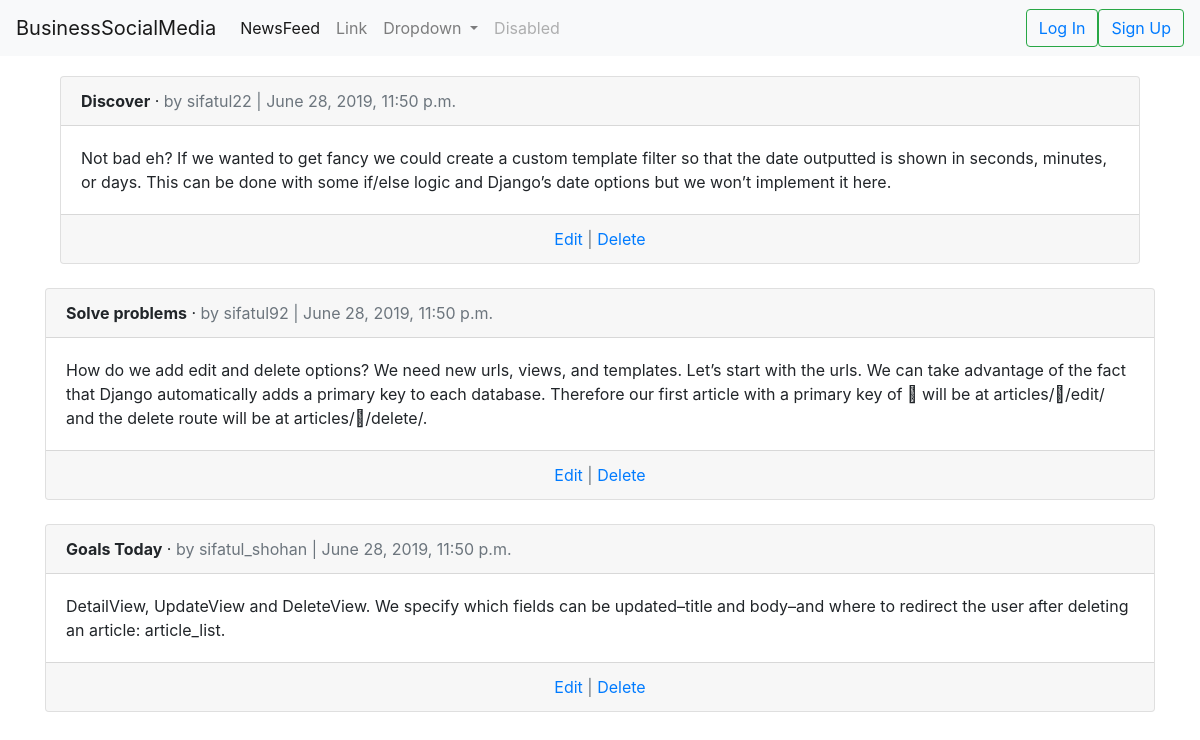
/newsfeed/, run on an earlier commit of the app's database.
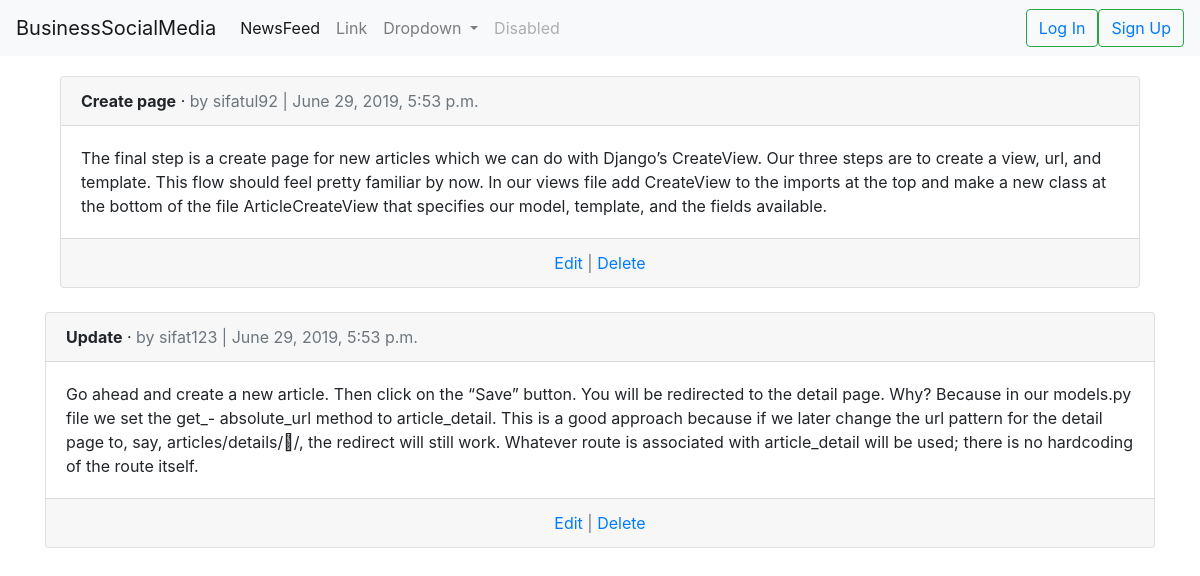
And on a later commit of the database.
### newsfeeds/models.py (models this page shows, shortened)
class Article(models.Model):
    title = models.CharField(max_length=255)
    body = models.TextField()
    date = models.DateTimeField(auto_now_add=True)
    author = models.ForeignKey(
            get_user_model(),
            on_delete=models.CASCADE,
        )

### users/models.py (models this page shows)
class CustomUser(AbstractUser):
    first_name = models.CharField(max_length=30)
    last_name = models.CharField(max_length=30)
    email = models.EmailField(max_length=254)

### newsfeeds/views.py (the view)
# urls.py: path('', ArticleListView.as_view(), name='article_list'),
class ArticleListView(ListView):
    model = Article
    template_name = 'article_list.html'

### newsfeeds/templates/article_list.html (shortened to what this page needs)
{% extends 'base.html' %}
{% block content %}
  {% for article in object_list %}
  <div class="container">
        <div class="card">
        <div class="card-header">
        <span class="font-weight-bold">{{ article.title }}</span> &middot; <span class="text-muted">by {{ article.author }} |
        {{ article.date }}</span>
        </div>
        <div class="card-body">
        {{ article.body }}
        </div>
       <div class="card-footer text-center text-muted">
                <a href="{% url 'article_edit' article.pk %}">Edit</a> |
                <a href="{% url 'article_delete' article.pk %}">Delete</a>
        </div>
        </div>
        </div>
        </div>
<br />
{% endfor %}
{% endblock content %}

### users/templates/base.html (shortened to what this page needs)
<!doctype html>
<html lang="en">
  <head>
    <link rel="stylesheet" href="https://stackpath.bootstrapcdn.com/bootstrap/4.3.1/css/bootstrap.min.css">
  </head>
  <body>
  <nav class="navbar navbar-expand-lg navbar-light bg-light">
  <a class="navbar-brand" href="{% url 'home' %}">BusinessSocialMedia</a>
  <div class="collapse navbar-collapse" id="navbarSupportedContent">
    <ul class="navbar-nav mr-auto">
      <li class="nav-item active">
        <a class="nav-link" href=" {% url 'article_list' %} ">NewsFeed <span class="sr-only">(current)</span></a>
      </li>
      <li class="nav-item">
        <a class="nav-link" href="#">Link</a>
      </li>
      <li class="nav-item dropdown">
        <a class="nav-link dropdown-toggle" href="#" id="navbarDropdown" role="button" data-toggle="dropdown" aria-haspopup="true" aria-expanded="false">
          Dropdown
        </a>
      </li>
      <li class="nav-item">
        <a class="nav-link disabled" href="#" tabindex="-1" aria-disabled="true">Disabled</a>
      </li>
    </ul>
    <form class="form-inline my-2 my-lg-0">
      {% if user.is_authenticated %}
          <button class="btn btn-outline-success my-2 my-sm-0" type="submit"> <a href= " {% url 'article_new' %}"> + New </a></button>
          <button class="btn btn-outline-success my-2 my-sm-0" type="submit"> <a href= " {% url 'logout' %}"> Log Out </a></button>
      {% else %}
          <button class="btn btn-outline-success my-2 my-sm-0" type="submit"> <a href="{% url 'login' %}">Log In</a> </button>
          <button class="btn btn-outline-success my-2 my-sm-0" type="submit"> <a href="{% url 'signup' %}">Sign Up</a></button>
      {% endif %}
    </form>
  </div>
</nav>
    <div class="container" style="margin-top:20px;">
      {% block content %}
    {% endblock content %}
  </body>
</html>

What changed in the data, as far as the page shows it:
removed Article: title "Discover", author "sifatul22", date "June 28, 2019, 11:50 p.m.", body "Not bad eh? If we wanted to get fancy we could create a custom template filter so that the date outputted is shown in seconds, minutes, or days. This can be done with some if/else logic and Django’s date options but we won’t implement it here."
removed Article: title "Solve problems", author "sifatul92", date "June 28, 2019, 11:50 p.m.", body "How do we add edit and delete options? We need new urls, views, and templates. Let’s start with the urls. We can take advantage of the fact that Django automatically adds a primary key to each database. Therefore our first article with a primary key of 􏰀 will be at articles/􏰀/edit/ and the delete route will be at articles/􏰀/delete/."
removed Article: title "Goals Today", author "sifatul_shohan", date "June 28, 2019, 11:50 p.m.", body "DetailView, UpdateView and DeleteView. We specify which fields can be updated–title and body–and where to redirect the user after deleting an article: article_list."
added Article: title "Create page", author "sifatul92", date "June 29, 2019, 5:53 p.m.", body "The final step is a create page for new articles which we can do with Django’s CreateView. Our three steps are to create a view, url, and template. This flow should feel pretty familiar by now. In our views file add CreateView to the imports at the top and make a new class at the bottom of the file ArticleCreateView that specifies our model, template, and the fields available."
added Article: title "Update", author "sifat123", date "June 29, 2019, 5:53 p.m.", body "Go ahead and create a new article. Then click on the “Save” button. You will be redirected to the detail page. Why? Because in our models.py file we set the get_- absolute_url method to article_detail. This is a good approach because if we later change the url pattern for the detail page to, say, articles/details/􏰊/, the redirect will still work. Whatever route is associated with article_detail will be used; there is no hardcoding of the route itself."
